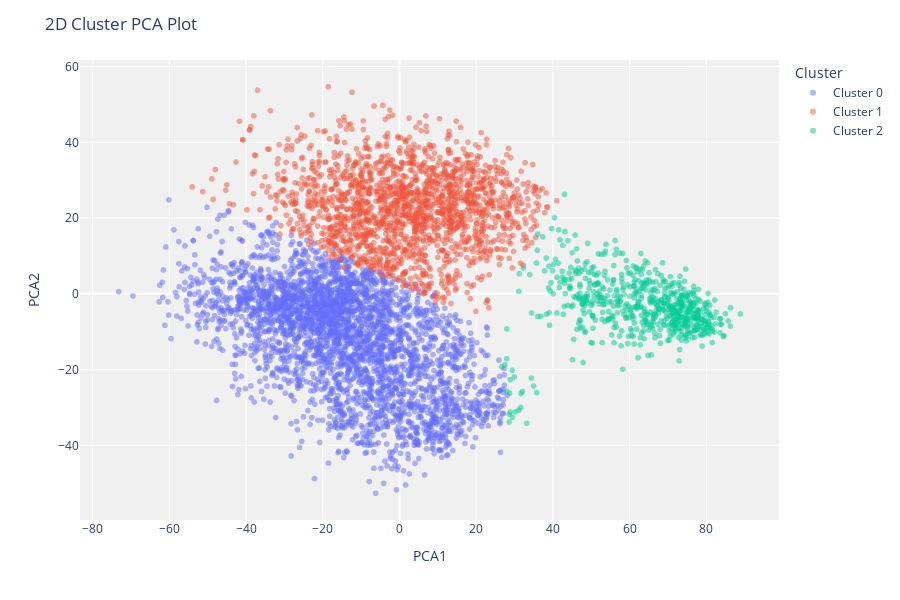

The notebook cell this image was saved under:
### Code cell
evaluate_model(mental_model)

### Figure 1 — Plotly figure (JSON) as saved in the notebook; plotly's stock layout.template omitted (floating-point values rounded to 4 significant figures; data arrays with more than 128 entries replaced by an {"elided": "..."} marker saying what was removed)
{"data": [{"customdata": {"elided": "3202x1 int values"}, "hovertemplate": "Cluster=Cluster 0<br>PCA1=%{x}<br>PCA2=%{y}<br>Feature=%{customdata[0]}<extra></extra>", "legendgroup": "Cluster 0", "marker": {"color": "#636efa", "opacity": 0.5, "symbol": "circle"}, "mode": "markers", "name": "Cluster 0", "showlegend": true, "textposition": "top center", "type": "scattergl", "x": {"elided": "3202 float values"}, "xaxis": "x", "y": {"elided": "3202 float values"}, "yaxis": "y"}, {"customdata": {"elided": "1821x1 int values"}, "hovertemplate": "Cluster=Cluster 1<br>PCA1=%{x}<br>PCA2=%{y}<br>Feature=%{customdata[0]}<extra></extra>", "legendgroup": "Cluster 1", "marker": {"color": "#EF553B", "opacity": 0.5, "symbol": "circle"}, "mode": "markers", "name": "Cluster 1", "showlegend": true, "textposition": "top center", "type": "scattergl", "x": {"elided": "1821 float values"}, "xaxis": "x", "y": {"elided": "1821 float values"}, "yaxis": "y"}, {"customdata": {"elided": "659x1 int values"}, "hovertemplate": "Cluster=Cluster 2<br>PCA1=%{x}<br>PCA2=%{y}<br>Feature=%{customdata[0]}<extra></extra>", "legendgroup": "Cluster 2", "marker": {"color": "#00cc96", "opacity": 0.5, "symbol": "circle"}, "mode": "markers", "name": "Cluster 2", "showlegend": true, "textposition": "top center", "type": "scattergl", "x": {"elided": "659 float values"}, "xaxis": "x", "y": {"elided": "659 float values"}, "yaxis": "y"}], "layout": {"height": 600, "legend": {"title": {"text": "Cluster"}, "tracegroupgap": 0}, "margin": {"t": 60}, "plot_bgcolor": "rgb(240,240,240)", "title": {"text": "2D Cluster PCA Plot"}, "xaxis": {"anchor": "y", "domain": [0, 1], "title": {"text": "PCA1"}}, "yaxis": {"anchor": "x", "domain": [0, 1], "title": {"text": "PCA2"}}}}
